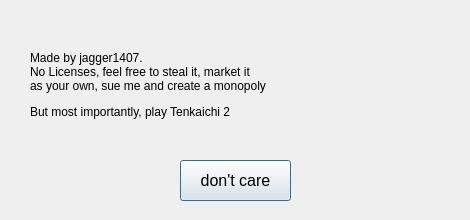
<?xml version="1.0" encoding="UTF-8"?>
<ui version="4.0">
 <class>AboutWindow</class>
 <widget class="QDialog" name="AboutWindow">
  <property name="geometry">
   <rect>
    <x>0</x>
    <y>0</y>
    <width>470</width>
    <height>220</height>
   </rect>
  </property>
  <property name="sizePolicy">
   <sizepolicy hsizetype="Ignored" vsizetype="Ignored">
    <horstretch>0</horstretch>
    <verstretch>0</verstretch>
   </sizepolicy>
  </property>
  <property name="minimumSize">
   <size>
    <width>470</width>
    <height>220</height>
   </size>
  </property>
  <property name="maximumSize">
   <size>
    <width>470</width>
    <height>220</height>
   </size>
  </property>
  <property name="windowTitle">
   <string>About Neo Studio</string>
  </property>
  <property name="styleSheet">
   <string notr="true"/>
  </property>
  <widget class="QPushButton" name="pushButton">
   <property name="geometry">
    <rect>
     <x>180</x>
     <y>160</y>
     <width>111</width>
     <height>41</height>
    </rect>
   </property>
   <property name="font">
    <font>
     <pointsize>12</pointsize>
     <weight>50</weight>
     <bold>false</bold>
    </font>
   </property>
   <property name="text">
    <string>don't care</string>
   </property>
  </widget>
  <widget class="QLabel" name="label">
   <property name="geometry">
    <rect>
     <x>30</x>
     <y>20</y>
     <width>531</width>
     <height>131</height>
    </rect>
   </property>
   <property name="styleSheet">
    <string notr="true"/>
   </property>
   <property name="text">
    <string>&lt;html&gt;&lt;head/&gt;&lt;body&gt;&lt;p&gt;Made by jagger1407.&lt;br/&gt;No Licenses, feel free to steal it, market it &lt;br/&gt;as your own, sue me and create a monopoly&lt;/p&gt;&lt;p&gt;&lt;/p&gt;&lt;p&gt;But most importantly, play Tenkaichi 2&lt;/p&gt;&lt;/body&gt;&lt;/html&gt;</string>
   </property>
   <property name="textFormat">
    <enum>Qt::RichText</enum>
   </property>
  </widget>
  <widget class="QGraphicsView" name="graphicsView">
   <property name="enabled">
    <bool>false</bool>
   </property>
   <property name="geometry">
    <rect>
     <x>310</x>
     <y>20</y>
     <width>151</width>
     <height>151</height>
    </rect>
   </property>
   <property name="styleSheet">
    <string notr="true"/>
   </property>
   <property name="frameShape">
    <enum>QFrame::NoFrame</enum>
   </property>
   <property name="frameShadow">
    <enum>QFrame::Sunken</enum>
   </property>
   <property name="lineWidth">
    <number>0</number>
   </property>
   <property name="backgroundBrush">
    <brush brushstyle="NoBrush">
     <color alpha="255">
      <red>42</red>
      <green>46</green>
      <blue>50</blue>
     </color>
    </brush>
   </property>
   <property name="foregroundBrush">
    <brush brushstyle="NoBrush">
     <color alpha="255">
      <red>42</red>
      <green>46</green>
      <blue>50</blue>
     </color>
    </brush>
   </property>
  </widget>
 </widget>
 <resources/>
 <connections>
  <connection>
   <sender>pushButton</sender>
   <signal>clicked()</signal>
   <receiver>AboutWindow</receiver>
   <slot>close()</slot>
   <hints>
    <hint type="sourcelabel">
     <x>245</x>
     <y>200</y>
    </hint>
    <hint type="destinationlabel">
     <x>235</x>
     <y>111</y>
    </hint>
   </hints>
  </connection>
 </connections>
</ui>
